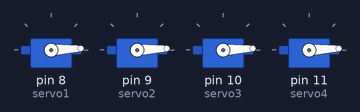
A sketch run on a simulated Arduino Uno, built with avr-gcc and run on an emulated ATmega328P. Shown: 4 × servo.

Above: at 0.05 s.
At 0.45 s:
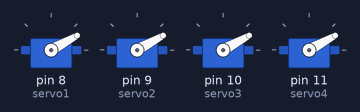
At 0.65 s:
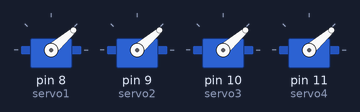
At 1.3 s:
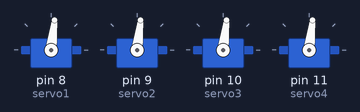
At 1.9 s:
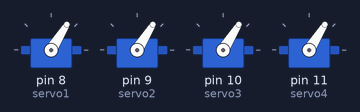
At 2.55 s:
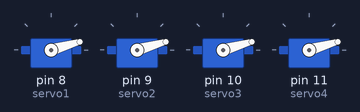
Timing chart, 0 to 6.4 s (numbered marks = the images above):
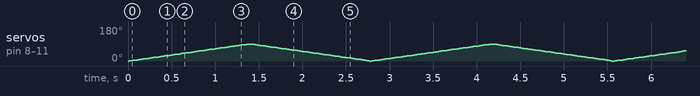

The sketch:

code-4Servomoter_task_-Asma.ino
```cpp
#include <Servo.h>

// Create 4 servo objects
Servo servo1;
Servo servo2;
Servo servo3;
Servo servo4;

int pos = 0;  // variable to store the servo position

void setup() {
  // Attach each servo to its pin
  servo1.attach(8);
  servo2.attach(9);
  servo3.attach(10);
  servo4.attach(11);
}

void loop() {
  // Sweep from 0° to 90°
  for (pos = 0; pos <= 90; pos++) {
    servo1.write(pos);
    servo2.write(pos);
    servo3.write(pos);
    servo4.write(pos);
    delay(15);  // wait for servo to reach the position
  }

  // Sweep back from 90° to 0°
  for (pos = 90; pos >= 0; pos--) {
    servo1.write(pos);
    servo2.write(pos);
    servo3.write(pos);
    servo4.write(pos);
    delay(15);
  }
}
```
